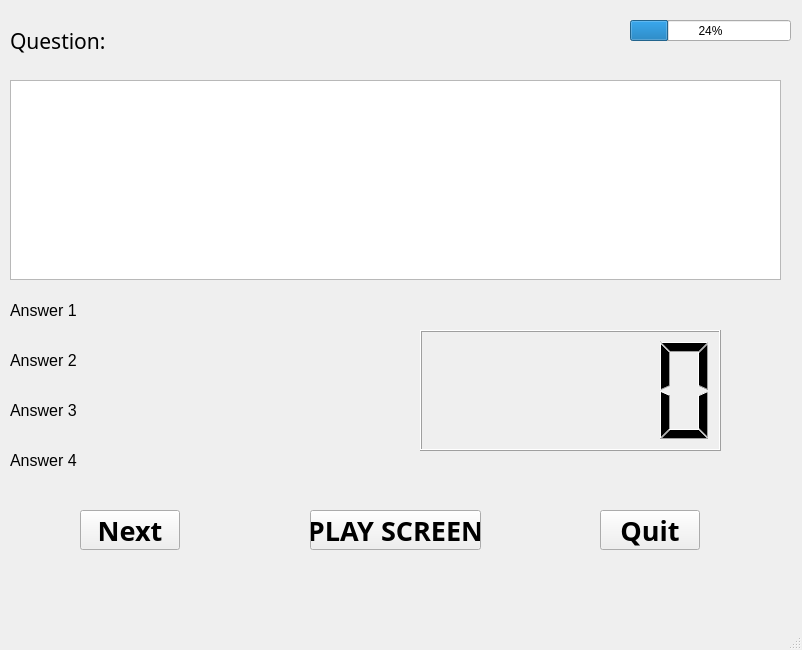
<?xml version="1.0" encoding="UTF-8"?>
<ui version="4.0">
 <class>startwindow</class>
 <widget class="QMainWindow" name="startwindow">
  <property name="geometry">
   <rect>
    <x>0</x>
    <y>0</y>
    <width>802</width>
    <height>650</height>
   </rect>
  </property>
  <property name="windowTitle">
   <string>MainWindow</string>
  </property>
  <widget class="QWidget" name="centralwidget">
   <widget class="QStackedWidget" name="stackedWidget">
    <property name="geometry">
     <rect>
      <x>0</x>
      <y>0</y>
      <width>800</width>
      <height>600</height>
     </rect>
    </property>
    <property name="currentIndex">
     <number>1</number>
    </property>
    <widget class="QWidget" name="Start">
     <widget class="QFrame" name="frame">
      <property name="geometry">
       <rect>
        <x>310</x>
        <y>420</y>
        <width>180</width>
        <height>120</height>
       </rect>
      </property>
      <property name="frameShape">
       <enum>QFrame::StyledPanel</enum>
      </property>
      <property name="frameShadow">
       <enum>QFrame::Raised</enum>
      </property>
      <layout class="QVBoxLayout" name="verticalLayout">
       <item>
        <widget class="QPushButton" name="StartButton">
         <property name="font">
          <font>
           <family>Yu Gothic UI Semibold</family>
           <pointsize>24</pointsize>
           <weight>75</weight>
           <bold>true</bold>
          </font>
         </property>
         <property name="text">
          <string>Start</string>
         </property>
        </widget>
       </item>
       <item>
        <widget class="QPushButton" name="QuitButton">
         <property name="font">
          <font>
           <family>Yu Gothic UI Semibold</family>
           <pointsize>24</pointsize>
           <weight>75</weight>
           <bold>true</bold>
          </font>
         </property>
         <property name="text">
          <string>Quit</string>
         </property>
        </widget>
       </item>
      </layout>
     </widget>
     <widget class="QGraphicsView" name="EntranceGraphic">
      <property name="geometry">
       <rect>
        <x>130</x>
        <y>80</y>
        <width>540</width>
        <height>240</height>
       </rect>
      </property>
     </widget>
    </widget>
    <widget class="QWidget" name="Creator">
     <widget class="QLabel" name="A2">
      <property name="geometry">
       <rect>
        <x>10</x>
        <y>340</y>
        <width>240</width>
        <height>40</height>
       </rect>
      </property>
      <property name="font">
       <font>
        <pointsize>12</pointsize>
       </font>
      </property>
      <property name="text">
       <string>Answer 2</string>
      </property>
     </widget>
     <widget class="QTextBrowser" name="QuestionsBox">
      <property name="geometry">
       <rect>
        <x>10</x>
        <y>80</y>
        <width>771</width>
        <height>200</height>
       </rect>
      </property>
     </widget>
     <widget class="QLabel" name="A4">
      <property name="geometry">
       <rect>
        <x>10</x>
        <y>440</y>
        <width>240</width>
        <height>40</height>
       </rect>
      </property>
      <property name="font">
       <font>
        <pointsize>12</pointsize>
       </font>
      </property>
      <property name="text">
       <string>Answer 4</string>
      </property>
     </widget>
     <widget class="QLabel" name="A3">
      <property name="geometry">
       <rect>
        <x>10</x>
        <y>390</y>
        <width>240</width>
        <height>40</height>
       </rect>
      </property>
      <property name="font">
       <font>
        <pointsize>12</pointsize>
       </font>
      </property>
      <property name="text">
       <string>Answer 3</string>
      </property>
     </widget>
     <widget class="QProgressBar" name="Progressbar">
      <property name="geometry">
       <rect>
        <x>630</x>
        <y>20</y>
        <width>161</width>
        <height>21</height>
       </rect>
      </property>
      <property name="value">
       <number>24</number>
      </property>
     </widget>
     <widget class="QPushButton" name="CR_NextQ">
      <property name="geometry">
       <rect>
        <x>80</x>
        <y>510</y>
        <width>100</width>
        <height>40</height>
       </rect>
      </property>
      <property name="font">
       <font>
        <family>Yu Gothic UI Semibold</family>
        <pointsize>20</pointsize>
        <weight>75</weight>
        <bold>true</bold>
       </font>
      </property>
      <property name="text">
       <string>Next</string>
      </property>
     </widget>
     <widget class="QLCDNumber" name="PointAwards">
      <property name="geometry">
       <rect>
        <x>420</x>
        <y>330</y>
        <width>301</width>
        <height>121</height>
       </rect>
      </property>
     </widget>
     <widget class="QLabel" name="QuestionLabel">
      <property name="geometry">
       <rect>
        <x>10</x>
        <y>20</y>
        <width>161</width>
        <height>41</height>
       </rect>
      </property>
      <property name="font">
       <font>
        <family>Amiri</family>
        <pointsize>16</pointsize>
       </font>
      </property>
      <property name="text">
       <string>Question: </string>
      </property>
     </widget>
     <widget class="QPushButton" name="CR_Quit">
      <property name="geometry">
       <rect>
        <x>600</x>
        <y>510</y>
        <width>100</width>
        <height>40</height>
       </rect>
      </property>
      <property name="font">
       <font>
        <family>Yu Gothic UI Semibold</family>
        <pointsize>20</pointsize>
        <weight>75</weight>
        <bold>true</bold>
       </font>
      </property>
      <property name="text">
       <string>Quit</string>
      </property>
     </widget>
     <widget class="QLabel" name="A1">
      <property name="geometry">
       <rect>
        <x>10</x>
        <y>290</y>
        <width>240</width>
        <height>40</height>
       </rect>
      </property>
      <property name="font">
       <font>
        <pointsize>12</pointsize>
       </font>
      </property>
      <property name="text">
       <string>Answer 1</string>
      </property>
     </widget>
     <widget class="QPushButton" name="CR_PlayScreen">
      <property name="geometry">
       <rect>
        <x>310</x>
        <y>510</y>
        <width>171</width>
        <height>40</height>
       </rect>
      </property>
      <property name="font">
       <font>
        <family>Yu Gothic UI Semibold</family>
        <pointsize>20</pointsize>
        <weight>75</weight>
        <bold>true</bold>
       </font>
      </property>
      <property name="text">
       <string>PLAY SCREEN</string>
      </property>
     </widget>
    </widget>
    <widget class="QWidget" name="GameScreen">
     <widget class="QPushButton" name="GS_Creator">
      <property name="geometry">
       <rect>
        <x>20</x>
        <y>540</y>
        <width>120</width>
        <height>50</height>
       </rect>
      </property>
      <property name="font">
       <font>
        <family>Yu Gothic UI Semibold</family>
        <pointsize>22</pointsize>
        <weight>75</weight>
        <bold>true</bold>
       </font>
      </property>
      <property name="text">
       <string>Creator</string>
      </property>
     </widget>
     <widget class="QPushButton" name="GS_Profile">
      <property name="geometry">
       <rect>
        <x>660</x>
        <y>530</y>
        <width>120</width>
        <height>50</height>
       </rect>
      </property>
      <property name="font">
       <font>
        <family>Yu Gothic UI Semibold</family>
        <pointsize>22</pointsize>
        <weight>75</weight>
        <bold>true</bold>
       </font>
      </property>
      <property name="text">
       <string>Profile</string>
      </property>
     </widget>
     <widget class="QPushButton" name="GS_Start">
      <property name="geometry">
       <rect>
        <x>350</x>
        <y>530</y>
        <width>120</width>
        <height>50</height>
       </rect>
      </property>
      <property name="font">
       <font>
        <family>Yu Gothic UI Semibold</family>
        <pointsize>22</pointsize>
        <weight>75</weight>
        <bold>true</bold>
       </font>
      </property>
      <property name="text">
       <string>Start</string>
      </property>
     </widget>
    </widget>
    <widget class="QWidget" name="Profile">
     <widget class="QFrame" name="frame_2">
      <property name="geometry">
       <rect>
        <x>2</x>
        <y>540</y>
        <width>800</width>
        <height>61</height>
       </rect>
      </property>
      <property name="frameShape">
       <enum>QFrame::StyledPanel</enum>
      </property>
      <property name="frameShadow">
       <enum>QFrame::Raised</enum>
      </property>
      <layout class="QHBoxLayout" name="horizontalLayout">
       <item>
        <widget class="QPushButton" name="PR_Creator">
         <property name="font">
          <font>
           <pointsize>24</pointsize>
          </font>
         </property>
         <property name="text">
          <string>Creator</string>
         </property>
        </widget>
       </item>
       <item>
        <spacer name="PR_horizontalSpacer">
         <property name="orientation">
          <enum>Qt::Horizontal</enum>
         </property>
         <property name="sizeHint" stdset="0">
          <size>
           <width>242</width>
           <height>38</height>
          </size>
         </property>
        </spacer>
       </item>
       <item>
        <widget class="QPushButton" name="PR_Play">
         <property name="font">
          <font>
           <pointsize>24</pointsize>
          </font>
         </property>
         <property name="text">
          <string>Play</string>
         </property>
        </widget>
       </item>
       <item>
        <spacer name="PR_horizontalSpacer_2">
         <property name="orientation">
          <enum>Qt::Horizontal</enum>
         </property>
         <property name="sizeHint" stdset="0">
          <size>
           <width>241</width>
           <height>20</height>
          </size>
         </property>
        </spacer>
       </item>
       <item>
        <widget class="QPushButton" name="PR_Profile">
         <property name="font">
          <font>
           <pointsize>24</pointsize>
          </font>
         </property>
         <property name="text">
          <string>Profile</string>
         </property>
        </widget>
       </item>
      </layout>
     </widget>
     <widget class="QLabel" name="PR_CharacterName">
      <property name="geometry">
       <rect>
        <x>100</x>
        <y>20</y>
        <width>261</width>
        <height>30</height>
       </rect>
      </property>
      <property name="font">
       <font>
        <family>Yu Gothic UI Light</family>
        <pointsize>24</pointsize>
        <weight>50</weight>
        <bold>false</bold>
       </font>
      </property>
      <property name="text">
       <string>Character Name</string>
      </property>
     </widget>
     <widget class="QLabel" name="PR_Class">
      <property name="geometry">
       <rect>
        <x>460</x>
        <y>20</y>
        <width>131</width>
        <height>30</height>
       </rect>
      </property>
      <property name="font">
       <font>
        <family>Yu Gothic UI Light</family>
        <pointsize>24</pointsize>
        <weight>50</weight>
        <bold>false</bold>
       </font>
      </property>
      <property name="text">
       <string>Class</string>
      </property>
     </widget>
     <widget class="QLabel" name="PR_Level">
      <property name="geometry">
       <rect>
        <x>689</x>
        <y>20</y>
        <width>81</width>
        <height>30</height>
       </rect>
      </property>
      <property name="font">
       <font>
        <family>Yu Gothic UI Light</family>
        <pointsize>24</pointsize>
        <weight>50</weight>
        <bold>false</bold>
       </font>
      </property>
      <property name="text">
       <string>Level</string>
      </property>
     </widget>
     <widget class="QFrame" name="PR_Stats_Frame">
      <property name="geometry">
       <rect>
        <x>170</x>
        <y>90</y>
        <width>92</width>
        <height>210</height>
       </rect>
      </property>
      <property name="frameShape">
       <enum>QFrame::StyledPanel</enum>
      </property>
      <property name="frameShadow">
       <enum>QFrame::Raised</enum>
      </property>
      <layout class="QVBoxLayout" name="verticalLayout_2">
       <item>
        <widget class="QLabel" name="PR_Health">
         <property name="font">
          <font>
           <family>Noto Serif</family>
           <pointsize>14</pointsize>
          </font>
         </property>
         <property name="text">
          <string>Health</string>
         </property>
        </widget>
       </item>
       <item>
        <widget class="QLabel" name="PR_Magic">
         <property name="font">
          <font>
           <family>Noto Serif</family>
           <pointsize>14</pointsize>
          </font>
         </property>
         <property name="text">
          <string>Magic</string>
         </property>
        </widget>
       </item>
       <item>
        <widget class="QLabel" name="PR_Armor">
         <property name="font">
          <font>
           <family>Noto Serif</family>
           <pointsize>14</pointsize>
          </font>
         </property>
         <property name="text">
          <string>Armor</string>
         </property>
        </widget>
       </item>
       <item>
        <widget class="QLabel" name="PR_Attack">
         <property name="font">
          <font>
           <family>Noto Serif</family>
           <pointsize>14</pointsize>
          </font>
         </property>
         <property name="text">
          <string>Attack</string>
         </property>
        </widget>
       </item>
       <item>
        <widget class="QLabel" name="PR_Defence">
         <property name="font">
          <font>
           <family>Noto Serif</family>
           <pointsize>14</pointsize>
          </font>
         </property>
         <property name="text">
          <string>Defense</string>
         </property>
        </widget>
       </item>
       <item>
        <widget class="QLabel" name="PR_Critical">
         <property name="font">
          <font>
           <family>Noto Serif</family>
           <pointsize>14</pointsize>
          </font>
         </property>
         <property name="text">
          <string>Critical</string>
         </property>
        </widget>
       </item>
      </layout>
     </widget>
     <widget class="QFrame" name="PR_ArmorFram">
      <property name="geometry">
       <rect>
        <x>510</x>
        <y>90</y>
        <width>81</width>
        <height>240</height>
       </rect>
      </property>
      <property name="frameShape">
       <enum>QFrame::StyledPanel</enum>
      </property>
      <property name="frameShadow">
       <enum>QFrame::Raised</enum>
      </property>
      <layout class="QVBoxLayout" name="verticalLayout_3">
       <item>
        <widget class="QLabel" name="PR_Head">
         <property name="font">
          <font>
           <family>Noto Serif</family>
           <pointsize>14</pointsize>
          </font>
         </property>
         <property name="text">
          <string>Head</string>
         </property>
        </widget>
       </item>
       <item>
        <widget class="QLabel" name="PR_Chest">
         <property name="font">
          <font>
           <family>Noto Serif</family>
           <pointsize>14</pointsize>
          </font>
         </property>
         <property name="text">
          <string>Chest</string>
         </property>
        </widget>
       </item>
       <item>
        <widget class="QLabel" name="PR_Gloves">
         <property name="font">
          <font>
           <family>Noto Serif</family>
           <pointsize>14</pointsize>
          </font>
         </property>
         <property name="text">
          <string>Gloves</string>
         </property>
        </widget>
       </item>
       <item>
        <widget class="QLabel" name="PR_Pants">
         <property name="font">
          <font>
           <family>Noto Serif</family>
           <pointsize>14</pointsize>
          </font>
         </property>
         <property name="text">
          <string>Pants</string>
         </property>
        </widget>
       </item>
       <item>
        <widget class="QLabel" name="PR_Boots">
         <property name="font">
          <font>
           <family>Noto Serif</family>
           <pointsize>14</pointsize>
          </font>
         </property>
         <property name="text">
          <string>Boots</string>
         </property>
        </widget>
       </item>
       <item>
        <widget class="QLabel" name="PR_Belt">
         <property name="font">
          <font>
           <family>Noto Serif</family>
           <pointsize>14</pointsize>
          </font>
         </property>
         <property name="text">
          <string>Belt</string>
         </property>
        </widget>
       </item>
       <item>
        <widget class="QLabel" name="PR_Arms">
         <property name="font">
          <font>
           <family>Noto Serif</family>
           <pointsize>14</pointsize>
          </font>
         </property>
         <property name="text">
          <string>Arms</string>
         </property>
        </widget>
       </item>
      </layout>
     </widget>
     <widget class="QFrame" name="PR_Stats_Num_Frame">
      <property name="geometry">
       <rect>
        <x>80</x>
        <y>90</y>
        <width>92</width>
        <height>206</height>
       </rect>
      </property>
      <property name="frameShape">
       <enum>QFrame::StyledPanel</enum>
      </property>
      <property name="frameShadow">
       <enum>QFrame::Raised</enum>
      </property>
      <layout class="QVBoxLayout" name="verticalLayout_4">
       <item>
        <widget class="QLabel" name="PR_Health_2">
         <property name="font">
          <font>
           <family>Noto Serif</family>
           <pointsize>14</pointsize>
          </font>
         </property>
         <property name="text">
          <string>H#</string>
         </property>
        </widget>
       </item>
       <item>
        <widget class="QLabel" name="PR_Magic_2">
         <property name="font">
          <font>
           <family>Noto Serif</family>
           <pointsize>14</pointsize>
          </font>
         </property>
         <property name="text">
          <string>M#</string>
         </property>
        </widget>
       </item>
       <item>
        <widget class="QLabel" name="PR_Armor_2">
         <property name="font">
          <font>
           <family>Noto Serif</family>
           <pointsize>14</pointsize>
          </font>
         </property>
         <property name="text">
          <string>ARM#</string>
         </property>
        </widget>
       </item>
       <item>
        <widget class="QLabel" name="PR_Attack_2">
         <property name="font">
          <font>
           <family>Noto Serif</family>
           <pointsize>14</pointsize>
          </font>
         </property>
         <property name="text">
          <string>ATK#</string>
         </property>
        </widget>
       </item>
       <item>
        <widget class="QLabel" name="PR_Defence_2">
         <property name="font">
          <font>
           <family>Noto Serif</family>
           <pointsize>14</pointsize>
          </font>
         </property>
         <property name="text">
          <string>DEF#</string>
         </property>
        </widget>
       </item>
       <item>
        <widget class="QLabel" name="PR_Critical_2">
         <property name="font">
          <font>
           <family>Noto Serif</family>
           <pointsize>14</pointsize>
          </font>
         </property>
         <property name="text">
          <string>CRIT#</string>
         </property>
        </widget>
       </item>
      </layout>
     </widget>
     <widget class="QFrame" name="PR_Armor_Num_Frame">
      <property name="geometry">
       <rect>
        <x>430</x>
        <y>90</y>
        <width>81</width>
        <height>238</height>
       </rect>
      </property>
      <property name="frameShape">
       <enum>QFrame::StyledPanel</enum>
      </property>
      <property name="frameShadow">
       <enum>QFrame::Raised</enum>
      </property>
      <layout class="QVBoxLayout" name="verticalLayout_5">
       <item>
        <widget class="QLabel" name="PR_Head_2">
         <property name="font">
          <font>
           <family>Noto Serif</family>
           <pointsize>14</pointsize>
          </font>
         </property>
         <property name="text">
          <string>Hd#</string>
         </property>
        </widget>
       </item>
       <item>
        <widget class="QLabel" name="PR_Chest_2">
         <property name="font">
          <font>
           <family>Noto Serif</family>
           <pointsize>14</pointsize>
          </font>
         </property>
         <property name="text">
          <string>CH#</string>
         </property>
        </widget>
       </item>
       <item>
        <widget class="QLabel" name="PR_Gloves_2">
         <property name="font">
          <font>
           <family>Noto Serif</family>
           <pointsize>14</pointsize>
          </font>
         </property>
         <property name="text">
          <string>GL#</string>
         </property>
        </widget>
       </item>
       <item>
        <widget class="QLabel" name="PR_Pants_2">
         <property name="font">
          <font>
           <family>Noto Serif</family>
           <pointsize>14</pointsize>
          </font>
         </property>
         <property name="text">
          <string>Pt#</string>
         </property>
        </widget>
       </item>
       <item>
        <widget class="QLabel" name="PR_Boots_2">
         <property name="font">
          <font>
           <family>Noto Serif</family>
           <pointsize>14</pointsize>
          </font>
         </property>
         <property name="text">
          <string>BT#</string>
         </property>
        </widget>
       </item>
       <item>
        <widget class="QLabel" name="PR_Belt_2">
         <property name="font">
          <font>
           <family>Noto Serif</family>
           <pointsize>14</pointsize>
          </font>
         </property>
         <property name="text">
          <string>BLT#</string>
         </property>
        </widget>
       </item>
       <item>
        <widget class="QLabel" name="PR_Arms_2">
         <property name="font">
          <font>
           <family>Noto Serif</family>
           <pointsize>14</pointsize>
          </font>
         </property>
         <property name="text">
          <string>ARM#</string>
         </property>
        </widget>
       </item>
      </layout>
     </widget>
     <widget class="QLabel" name="label">
      <property name="geometry">
       <rect>
        <x>20</x>
        <y>10</y>
        <width>81</width>
        <height>30</height>
       </rect>
      </property>
      <property name="font">
       <font>
        <family>Arial Black</family>
        <pointsize>14</pointsize>
        <weight>75</weight>
        <bold>true</bold>
       </font>
      </property>
      <property name="text">
       <string>Name:</string>
      </property>
     </widget>
     <widget class="QLabel" name="label_2">
      <property name="geometry">
       <rect>
        <x>380</x>
        <y>10</y>
        <width>71</width>
        <height>30</height>
       </rect>
      </property>
      <property name="font">
       <font>
        <family>Arial Black</family>
        <pointsize>14</pointsize>
        <weight>75</weight>
        <bold>true</bold>
       </font>
      </property>
      <property name="text">
       <string>Class:</string>
      </property>
     </widget>
     <widget class="QLabel" name="label_3">
      <property name="geometry">
       <rect>
        <x>610</x>
        <y>10</y>
        <width>71</width>
        <height>30</height>
       </rect>
      </property>
      <property name="font">
       <font>
        <family>Arial Black</family>
        <pointsize>14</pointsize>
        <weight>75</weight>
        <bold>true</bold>
       </font>
      </property>
      <property name="text">
       <string>Level:</string>
      </property>
     </widget>
     <widget class="QFrame" name="frame_3">
      <property name="geometry">
       <rect>
        <x>100</x>
        <y>340</y>
        <width>600</width>
        <height>200</height>
       </rect>
      </property>
      <property name="frameShape">
       <enum>QFrame::StyledPanel</enum>
      </property>
      <property name="frameShadow">
       <enum>QFrame::Raised</enum>
      </property>
      <layout class="QGridLayout" name="gridLayout">
       <item row="0" column="0">
        <widget class="QPlainTextEdit" name="plainTextEdit">
         <property name="plainText">
          <string>ITEM 1</string>
         </property>
        </widget>
       </item>
       <item row="0" column="1">
        <spacer name="horizontalSpacer">
         <property name="orientation">
          <enum>Qt::Horizontal</enum>
         </property>
         <property name="sizeHint" stdset="0">
          <size>
           <width>0</width>
           <height>20</height>
          </size>
         </property>
        </spacer>
       </item>
       <item row="0" column="2">
        <widget class="QPlainTextEdit" name="plainTextEdit_2">
         <property name="plainText">
          <string>ITEM 2</string>
         </property>
        </widget>
       </item>
       <item row="0" column="3">
        <spacer name="horizontalSpacer_2">
         <property name="orientation">
          <enum>Qt::Horizontal</enum>
         </property>
         <property name="sizeHint" stdset="0">
          <size>
           <width>0</width>
           <height>20</height>
          </size>
         </property>
        </spacer>
       </item>
       <item row="0" column="4">
        <widget class="QPlainTextEdit" name="plainTextEdit_3">
         <property name="plainText">
          <string>ITEM 3
</string>
         </property>
        </widget>
       </item>
       <item row="0" column="5">
        <spacer name="horizontalSpacer_3">
         <property name="orientation">
          <enum>Qt::Horizontal</enum>
         </property>
         <property name="sizeHint" stdset="0">
          <size>
           <width>0</width>
           <height>20</height>
          </size>
         </property>
        </spacer>
       </item>
       <item row="0" column="6">
        <widget class="QPlainTextEdit" name="plainTextEdit_4">
         <property name="plainText">
          <string>ITEM 4</string>
         </property>
        </widget>
       </item>
       <item row="0" column="7">
        <spacer name="horizontalSpacer_4">
         <property name="orientation">
          <enum>Qt::Horizontal</enum>
         </property>
         <property name="sizeHint" stdset="0">
          <size>
           <width>0</width>
           <height>20</height>
          </size>
         </property>
        </spacer>
       </item>
       <item row="0" column="8">
        <widget class="QPlainTextEdit" name="plainTextEdit_5">
         <property name="plainText">
          <string>ITEM 5</string>
         </property>
        </widget>
       </item>
       <item row="1" column="0">
        <widget class="QPlainTextEdit" name="plainTextEdit_10">
         <property name="plainText">
          <string>ITEM 4</string>
         </property>
        </widget>
       </item>
       <item row="1" column="1">
        <spacer name="horizontalSpacer_5">
         <property name="orientation">
          <enum>Qt::Horizontal</enum>
         </property>
         <property name="sizeHint" stdset="0">
          <size>
           <width>0</width>
           <height>20</height>
          </size>
         </property>
        </spacer>
       </item>
       <item row="1" column="2">
        <widget class="QPlainTextEdit" name="plainTextEdit_9">
         <property name="plainText">
          <string>ITEM 5</string>
         </property>
        </widget>
       </item>
       <item row="1" column="3">
        <spacer name="horizontalSpacer_6">
         <property name="orientation">
          <enum>Qt::Horizontal</enum>
         </property>
         <property name="sizeHint" stdset="0">
          <size>
           <width>0</width>
           <height>20</height>
          </size>
         </property>
        </spacer>
       </item>
       <item row="1" column="4">
        <widget class="QPlainTextEdit" name="plainTextEdit_8">
         <property name="plainText">
          <string>ITEM 6</string>
         </property>
        </widget>
       </item>
       <item row="1" column="5">
        <spacer name="horizontalSpacer_7">
         <property name="orientation">
          <enum>Qt::Horizontal</enum>
         </property>
         <property name="sizeHint" stdset="0">
          <size>
           <width>0</width>
           <height>20</height>
          </size>
         </property>
        </spacer>
       </item>
       <item row="1" column="6">
        <widget class="QPlainTextEdit" name="plainTextEdit_7">
         <property name="plainText">
          <string>ITEM7</string>
         </property>
        </widget>
       </item>
       <item row="1" column="7">
        <spacer name="horizontalSpacer_8">
         <property name="orientation">
          <enum>Qt::Horizontal</enum>
         </property>
         <property name="sizeHint" stdset="0">
          <size>
           <width>0</width>
           <height>20</height>
          </size>
         </property>
        </spacer>
       </item>
       <item row="1" column="8">
        <widget class="QPlainTextEdit" name="plainTextEdit_6">
         <property name="plainText">
          <string>ITEM 8</string>
         </property>
        </widget>
       </item>
      </layout>
     </widget>
    </widget>
   </widget>
  </widget>
  <widget class="QMenuBar" name="menubar">
   <property name="geometry">
    <rect>
     <x>0</x>
     <y>0</y>
     <width>802</width>
     <height>21</height>
    </rect>
   </property>
  </widget>
  <widget class="QStatusBar" name="statusbar"/>
 </widget>
 <resources/>
 <connections/>
</ui>
